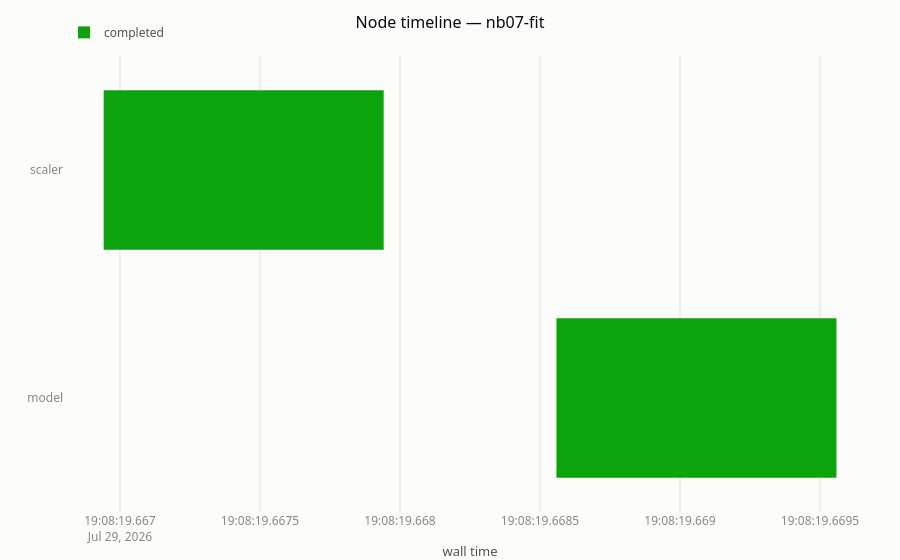

The code cell stored with this chart in its notebook:
### Code cell
view.plot_gantt()  # dónde se fue el tiempo de pared, nodo a nodo

### Figure 1 — Plotly figure (JSON) as saved in the notebook; plotly's stock layout.template omitted (floating-point values rounded to 4 significant figures)
{"data": [{"base": ["2026-07-29T19:08:19.666941921Z"], "hovertemplate": "scaler (completed)<br>1ms<extra></extra>", "legendgroup": "completed", "marker": {"color": "#0ca30c"}, "name": "completed", "orientation": "h", "showlegend": true, "type": "bar", "x": [1], "y": ["scaler"]}, {"base": ["2026-07-29T19:08:19.668558906Z"], "hovertemplate": "model (completed)<br>1ms<extra></extra>", "legendgroup": "completed", "marker": {"color": "#0ca30c"}, "name": "completed", "orientation": "h", "showlegend": false, "type": "bar", "x": [1], "y": ["model"]}], "layout": {"bargap": 0.3, "barmode": "overlay", "title": {"text": "Node timeline — nb07-fit"}, "xaxis": {"title": {"text": "wall time"}, "type": "date"}, "yaxis": {"autorange": "reversed"}}}
